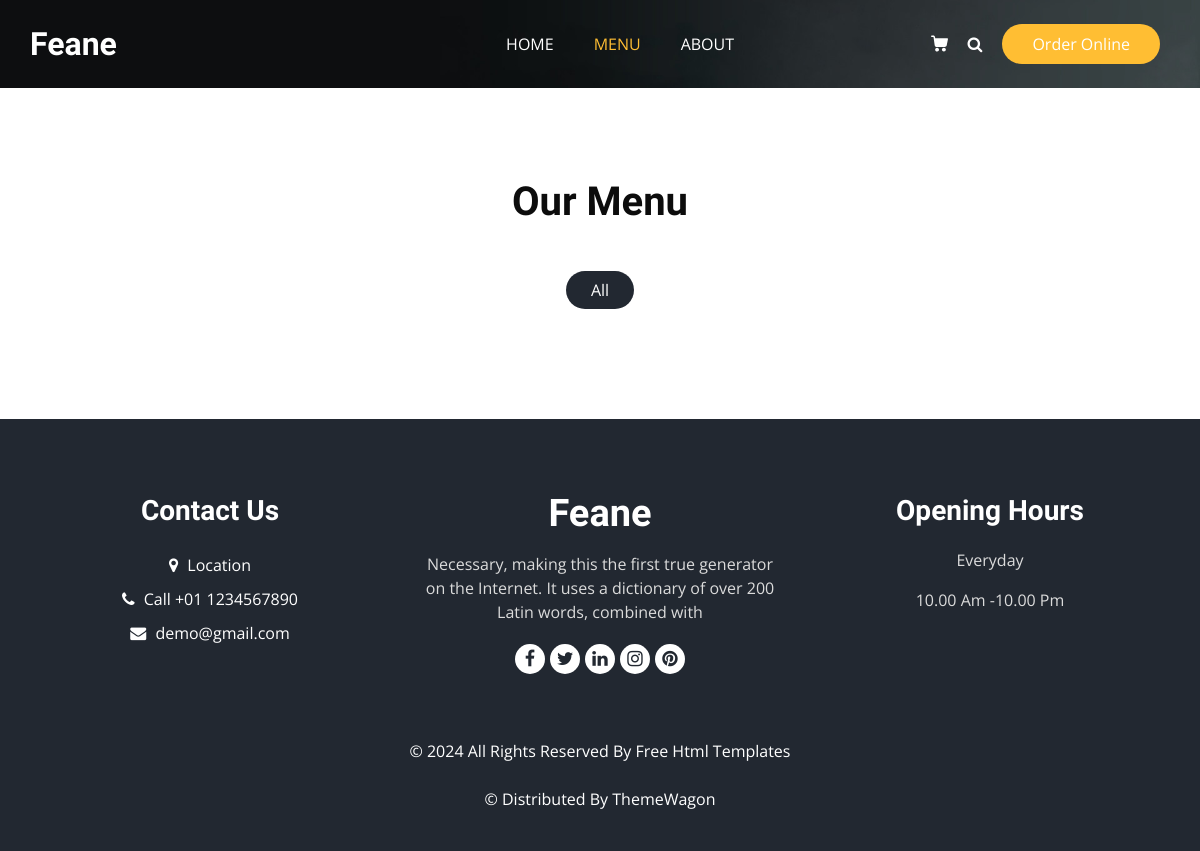
/menu/, run on an earlier commit of the app's database.
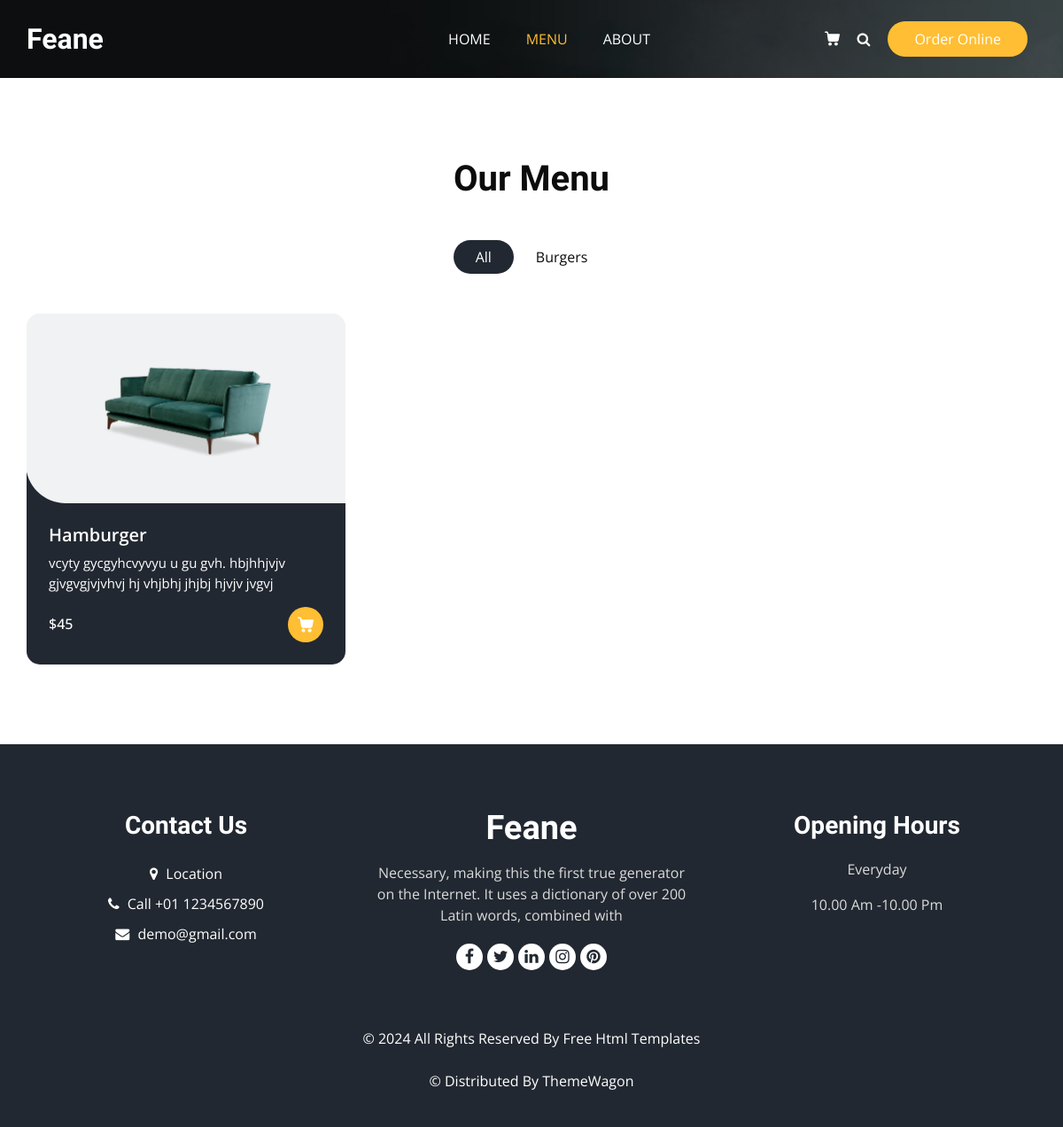
And on a later commit of the database.
### app/models.py (models this page shows, shortened)
class Category(models.Model):
    name = models.CharField(max_length=255)
    meal = models.ManyToManyField('Meal', related_name="meals", blank=True)

class Meal(models.Model):
    name = models.CharField(max_length=255)
    category = models.ManyToManyField('Category', related_name="categories")
    price = models.IntegerField()
    description = models.TextField()
    image = models.ImageField(upload_to='meals/')

### app/views.py (the view)
# urls.py: path('menu/', menu, name="menu"),
def menu(request):
    categories = Category.objects.all()
    meals = Meal.objects.all()
    data = {
    'categories': categories,
    'meals': meals,
    }
    return render(request, 'menu.html', data)

### templates/menu.html (shortened to what the changed rows need)
{% load static %}
<!DOCTYPE html>
<html>
<head>
  <link rel="stylesheet" type="text/css" href="{% static 'css/bootstrap.css' %}" />
  <link rel="stylesheet" type="text/css" href="https://cdnjs.cloudflare.com/ajax/libs/OwlCarousel2/2.3.4/assets/owl.carousel.min.css" />
  <link rel="stylesheet" href="https://cdnjs.cloudflare.com/ajax/libs/jquery-nice-select/1.1.0/css/nice-select.min.css" />
  <link href="{% static 'css/font-awesome.min.css' %}" rel="stylesheet" />
  <link href="{% static 'css/style.css' %}" rel="stylesheet" />
  <link href="{% static 'css/responsive.css' %}" rel="stylesheet" />
</head>
<body class="sub_page">
  <section class="food_section layout_padding">
    <div class="container">
      <div class="heading_container heading_center">
        <h2>
          Our Menu
        </h2>
      </div>
      <ul class="filters_menu">
        <li class="active" data-filter="*">All</li>
        {% for category in categories %}
            <li data-filter=".{{ category.name|lower }}">{{ category.name }}</li>
        {% endfor %}
      </ul>
      <div class="filters-content">
        <div class="row grid">
          {% for meal in meals %}
            <div class="col-sm-6 col-lg-4 all {% for category in meal.category.all %}{{ category.name|lower }} {% endfor %}">
              <div class="box">
                <div>
                  <div class="img-box">
                    <img src="{{ meal.image.url }}" alt="">
                  </div>
                  <div class="detail-box">
                    <h5>
                      {{ meal.name }}
                    </h5>
                    <p>
                      {{ meal.description }}
                    </p>
                    <div class="options">
                      <h6>
                        ${{ meal.price }}
                      </h6>
                      <a href="">
                      </a>
                    </div>
                  </div>
                </div>
              </div>
            </div>
          {% endfor %}
        </div>
      </div>
    </div>
  </section>
</body>
</html>

What changed in the data, as far as the page shows it:
added Category: name "Burgers"
added Meal: image (picture), name "Hamburger", description "vcyty gycgyhcvyvyu u gu gvh. hbjhhjvjv gjvgvgjvjvhvj hj vhjbhj jhjbj hjvjv jvgvj", price "45"
